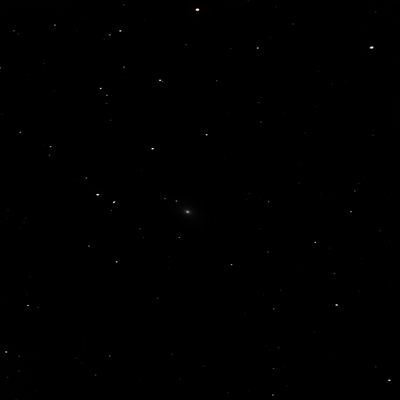
#> input picture backend/tests/golden/m81.png, 400 x 400 px
$ python -i bm3d_denoise.py   (imports and definitions only)
#> lines starting #> are read from the running program, lines starting #| are printed output that depends on the picture
#> further down, picture is the input picture: shape (400, 400, 3); mean B, G, R 0.2, 0.2, 0.2
"""Classical BM3D denoise applied to the full RGB image.

BM3D (Block-Matching 3D filtering) is a well-studied, patent-expired image
denoiser. We use the `bm3d` pip package (GPL-free, academic-permissive
implementation). Noise standard deviation is either supplied or estimated
from the image using a robust MAD-based estimator on the luminance channel.

Seestar frames are dominated by cross-channel "color noise" after an
aggressive stretch (the raw Bayer R/B planes are undersampled, so the
demosaic amplifies per-channel differences). BM3D alone reduces it
partially; an optional chroma-blur pass smooths the color-difference
channels further while leaving the luma intact, which is the usual astro
workflow for getting rid of chromatic speckle without softening stars.

Optional `downsample_factor` gives a large speed-up for full Seestar
frames: BM3D cost scales ~quadratically with pixel count, so running at
half resolution cuts wall time by ~4×. We upsample the denoised result
back with Lanczos, then take the detail (`image - denoised`) at full
resolution from the original to recover high-frequency structure — i.e.
denoise the low-frequency component only. On the Seestar sensor this is
nearly indistinguishable from full-res BM3D for the noise scales we care
about (chroma speckle is a low-frequency phenomenon).
"""

from __future__ import annotations

import bm3d
import numpy as np
from PIL import Image
from scipy.ndimage import gaussian_filter, laplace


def _estimate_sigma(image: np.ndarray) -> float:
    """Robust MAD noise estimate in the stretched intensity domain.

    The Laplacian kernel is noise-dominated compared to smooth image
    structure, so its robust spread is a fair sigma proxy. For scipy's
    standard 5-point Laplacian the response variance is 8*sigma^2, so
    sigma ≈ std(response) / sqrt(8). The classical /6 divisor applies to
    Immerkaer's 3x3 second-order kernel, which is not what scipy uses.
    """
    luma = image.mean(axis=-1)
    response = laplace(luma.astype(np.float32))
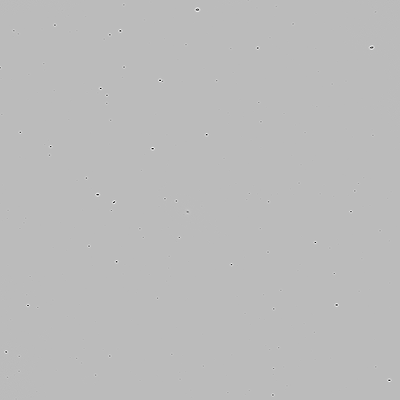
#> response: shape (400, 400) float32; min -592.7, max 212.7, mean 0; drawn with min black and max white
    mad = float(np.median(np.abs(response - np.median(response))))
#> mad = 0
    sigma = mad * 1.4826 / np.sqrt(8.0)
#> sigma = 0
    return float(np.clip(sigma, 1e-4, 0.3))


# [71 lines left out: functions _chroma_smooth, _chroma_bilateral, _resize, not called in this run]


def process(
    image: np.ndarray,
    sigma: float | None = None,
    strength: float = 1.0,
    chroma_blur: float = 0.0,
    downsample_factor: int = 1,
    chroma_edge_aware: bool = False,
    chroma_edge_luma_sigma: float = 0.05,
) -> np.ndarray:
    if image.ndim != 3 or image.shape[-1] != 3:
        raise ValueError(f"expected (H, W, 3), got {image.shape}")

    img = image.astype(np.float32, copy=False)

    # Guard: the upstream `bm3d` package divides by (block_max -
    # block_min) per 8x8 block and returns NaN whenever it hits a
    # constant block — full-frame constant input, gradients along
    # one axis, blank corrupt FITS, etc. Skip BM3D entirely on
    # zero-variance frames (no noise to denoise anyway) and apply
    # only the chroma blur, which handles constants fine.
    if float(img.max() - img.min()) < 1e-7:
        if chroma_edge_aware and chroma_blur > 0:
            return _chroma_bilateral(img, chroma_blur, chroma_edge_luma_sigma)
        return _chroma_smooth(img, chroma_blur)

    s = _estimate_sigma(img) if sigma is None else float(sigma)
#> s = 0.0001
    s = max(1e-4, s * float(strength))

    if downsample_factor <= 1:
#> (the run stopped early here; a loop or call above may not have finished)

$ run again, on backend/tests/golden/m92.png
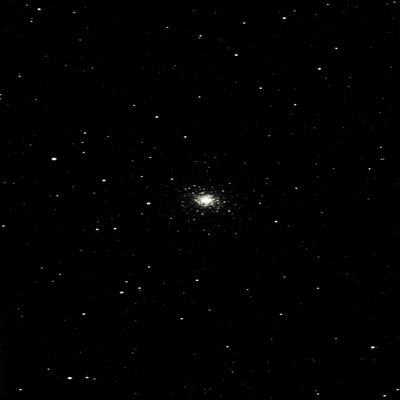
#> input picture backend/tests/golden/m92.png, 400 x 400 px
#> picture is the input picture: shape (400, 400, 3); mean B, G, R 1, 1, 1.1
#> in _estimate_sigma, `response = laplace(luma.astype(np.float32))`:
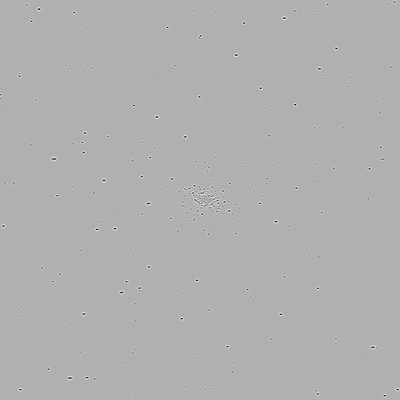
#> response: shape (400, 400) float32; min -590, max 261.3, mean 0; drawn with min black and max white
#> mad = 0.333
#> sigma = 0.175

$ run again, on backend/tests/golden/ngc6888.png
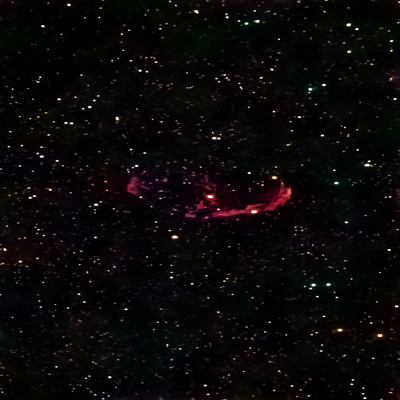
#> input picture backend/tests/golden/ngc6888.png, 400 x 400 px
#> picture is the input picture: shape (400, 400, 3); mean B, G, R 7, 6.7, 8.8
#> in _estimate_sigma, `response = laplace(luma.astype(np.float32))`:
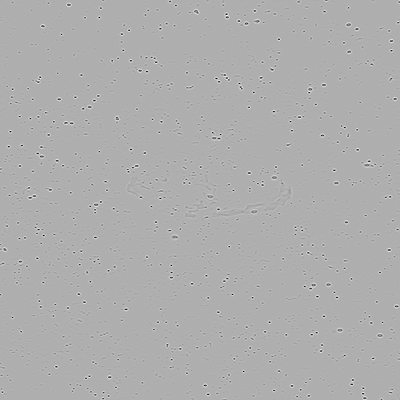
#> response: shape (400, 400) float32; min -661, max 303.3, mean 0; drawn with min black and max white
#> mad = 1.33
#> sigma = 0.699
#> s = 0.3
